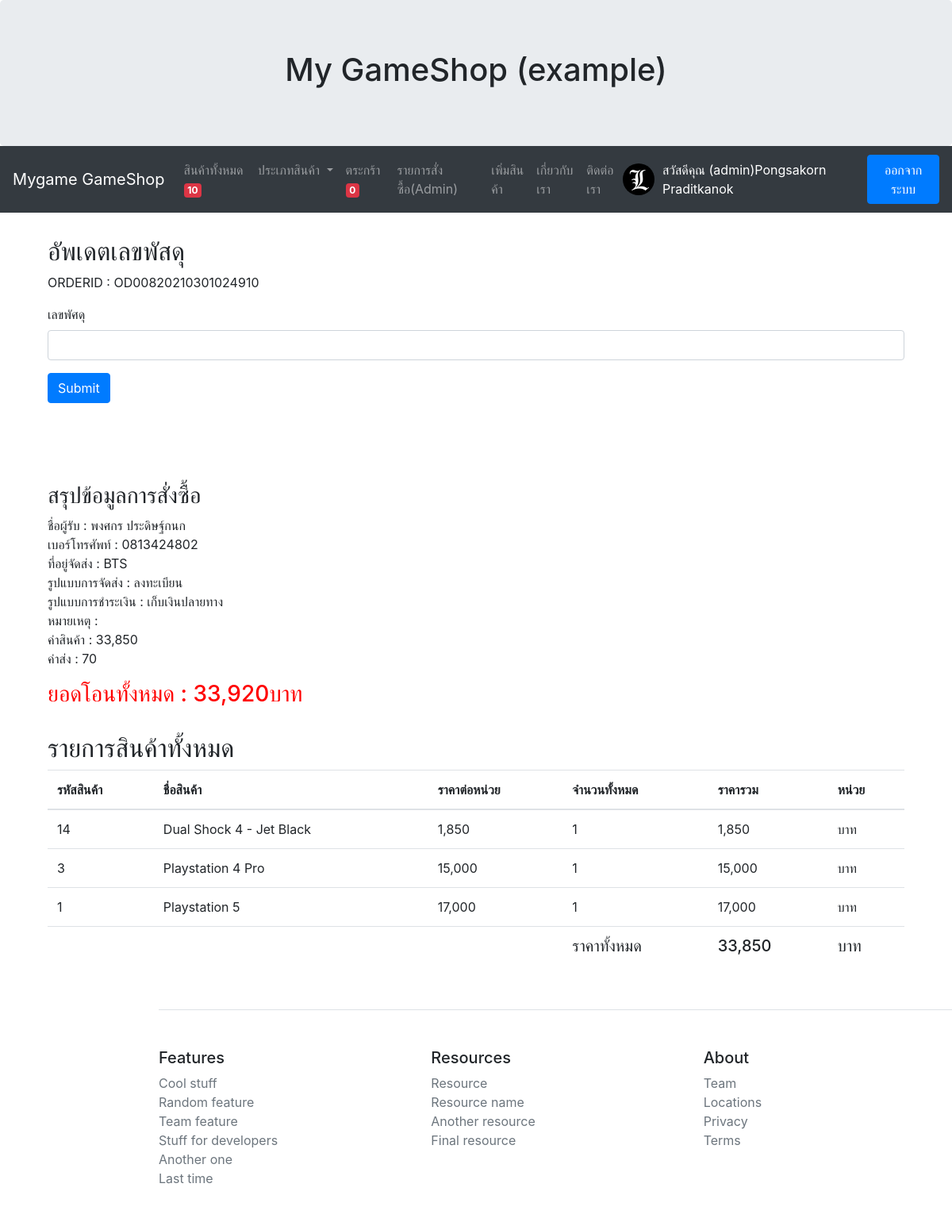
The page /updatetracking/OD00820210301024910/ (signed in) on the database its author committed.
### myapp/models.py (models this page shows, shortened)
class Profile(models.Model):
    user = models.OneToOneField(User ,on_delete=models.CASCADE)
    photo = models.ImageField(upload_to="photoprofile" ,null=True ,blank=True ,default="default-image.png")
    usertype = models.CharField(max_length=100 ,default='member')
    cartquan = models.IntegerField(default=0)

class OrderPending(models.Model):
    orderid = models.CharField(max_length=100)
    user = models.ForeignKey(User ,on_delete=models.CASCADE)
    name = models.CharField(max_length=100)
    tel = models.CharField(max_length=100)
    address = models.TextField()
    shipping = models.CharField(max_length=100)
    payment = models.CharField(max_length=100)
    other = models.TextField(blank=True ,null=True)
    stamp = models.DateTimeField(auto_now_add=True ,blank=True ,null=True)
    paid = models.BooleanField(default=False)
    confirmed = models.BooleanField(default=False)
    slip = models.ImageField(upload_to='slip',null=True ,blank=True)
    sliptime = models.CharField(max_length=100 ,null=True ,blank=True)
    paymentid = models.CharField(max_length=100 ,null=True ,blank=True)
    trackingnumber = models.CharField(max_length=100 ,null=True ,blank=True)

class OrderList(models.Model):
    orderid = models.CharField(max_length=100)
    productid = models.CharField(max_length=100)
    productname = models.CharField(max_length=100)
    price = models.IntegerField()
    quantity = models.IntegerField()
    total = models.IntegerField()

### myapp/views.py (the view, shortened to what this page needs)
# urls.py: path('updatetracking/<str:orderid>/' ,UpdateTracking ,name='updatetracking'),
def UpdateTracking(request,orderid):
    if request.user.profile.usertype != 'admin':
        return redirect('home-page')
    order = OrderPending.objects.get(orderid=orderid)
    odlist = OrderList.objects.filter(orderid=orderid)
    total = sum([ c.total for c in odlist])
    order.total = total
    count = sum([ c.quantity for c in odlist])
    if order.shipping == 'ems':
        shipcost = sum([50 if i == 0 else 10 for i in range(count)])
    else:
        shipcost = sum([30 if i == 0 else 10 for i in range(count)])
    if order.payment == 'cod':
        shipcost += 20
    order.shipcost = shipcost
    context = {'orderid':orderid
              ,'order':order
              ,'odlist':odlist
              ,'total':total
              ,'count':count}
    return render(request, 'myapp/updatetracking.html',context)

### myapp/templatetags/costom_tags.py (called while the page is built)
@register.simple_tag
def show_allproduct():
    count = Allproduct.objects.count()
    return count

@register.inclusion_tag('myapp/allcategory.html')
def all_category():
    cats = Category.objects.all()
    return {'allcats':cats}

### myapp/template/myapp/updatetracking.html (shortened to what this page needs)
{% extends 'myapp/base.html' %}
{% load humanize %}
{% block content %}
  <div class="container" style="margin-bottom: 100px;">
    <h2>อัพเดตเลขพัสดุ</h2>
    <p>ORDERID : {{orderid}}</p>
    <form method="POST">
      <div class="form-group">
        <label for="trackingnumber"> เลขพัศดุ </label>
        <input type="text" class="form-control" id="trackingnumber" name="trackingnumber">
      </div>
      <button type="submit" class="btn btn-primary">Submit</button>
    </form>
  </div>
  <div class="container">
    <h3>สรุปข้อมูลการสั่งซื้อ</h3>
    <p>
        ชื่อผู้รับ : {{order.name}} <br>
        เบอร์โทรศัพท์ : {{order.tel}} <br>
        ที่อยู่จัดส่ง : {{order.address}} <br>
        {% if order.shipping == 'ems' %}
            รูปแบบการจัดส่ง : ems
        {% else %}
            รูปแบบการจัดส่ง : ลงทะเบียน
        {% endif %} <br>
        {% if order.payment == 'transfer' %}
            รูปแบบการชำระเงิน : โอนเงินผ่านบัญชีธนาคาร
        {% else %}
            รูปแบบการชำระเงิน : เก็บเงินปลายทาง
        {% endif %} <br>
        หมายเหตุ : {{order.other}} <br>
        ค่าสินค้า : {{total|intcomma}} <br>
        ค่าส่ง : {{order.shipcost|intcomma}}
    </p>
    <h3 style="color: red;">ยอดโอนทั้งหมด : {{total|add:order.shipcost|intcomma}}บาท </h3>
    <br>
</div>
        <div class="container">
            <h2>รายการสินค้าทั้งหมด</h2>
        <table class="table">
              <thead>
                <tr>
                    <th>รหัสสินค้า</th>
                    <th>ชื่อสินค้า</th>
                    <th>ราคาต่อหน่วย</th>
                    <th>จำนวนทั้งหมด</th>
                    <th>ราคารวม</th>
                    <th>หน่วย</th>
                </tr>
              </thead>
              <tbody>
                {% for pd in odlist %}
                <tr>
                    <td>{{pd.productid}}</td>
                    <td>{{pd.productname}}</td>
                    <td>{{pd.price|intcomma}} </td>
                    <td>{{pd.quantity}}</td>
                    <td>{{pd.total|intcomma}}</td>
                    <td>บาท</td>
                </tr>
                {% endfor %}
                <tr>
                    <td></td>
                    <td></td>
                    <td></td>
                    <td><h5>ราคาทั้งหมด</h5></td>
                    <td><h5>{{total|intcomma}}</h5></td>
                    <td><h5>บาท</h5></td>
                </tr>
              </tbody>
        </table>
          </div>
{% endblock content%}

### myapp/template/myapp/base.html (shortened to what this page needs)
{% load costom_tags %}
<!DOCTYPE html>
<html lang="en">
<head>
  <link rel="stylesheet" href="https://maxcdn.bootstrapcdn.com/bootstrap/4.5.2/css/bootstrap.min.css">
  <link rel="stylesheet" href="https://cdnjs.cloudflare.com/ajax/libs/font-awesome/4.7.0/css/font-awesome.min.css">
</head>
<body>
  <div class="jumbotron text-center" id='padding'>
    <h1>My GameShop (example)</h1>
  </div>
  <nav class="navbar navbar-expand-sm bg-dark navbar-dark" >
    <a class="navbar-brand" href="{% url 'home-page' %}">Mygame GameShop</a>
    <div class="collapse navbar-collapse" id="collapsibleNavbar">
          <ul class="navbar-nav mr-auto">
            <li class="nav-item">
                <a class="nav-link" href="{% url 'allproduct-page' %}">สินค้าทั้งหมด <span class="badge badge-danger">{% show_allproduct %}</span></a>
            </li>
            <li class="nav-item dropdown">
                <a class="nav-link dropdown-toggle" href="#" id="dropdown01" data-toggle="dropdown" aria-haspopup="true"
                      aria-expanded="false">ประเภทสินค้า
                </a>
            </li>
    {% if user.is_authenticated and user.profile.usertype == 'admin' %}
            <li class="nav-item">
                <a class="nav-link" href="{% url 'mycart-page' %}">
                  ตระกร้า <span class="badge badge-danger"> {{user.profile.cartquan}}</span>
                </a>
            </li>
            <li class="nav-item">
              <a class="nav-link" href="{% url 'allorderlist-page' %}">
                รายการสั่งซื้อ(Admin)
              </a>
            </li>
            <li class="nav-item">
                <a class="nav-link" href="{% url 'addproduct-page' %}">เพิ่มสินค้า</a>
            </li>
    {% endif %}
                <li class="nav-item">
                  <a class="nav-link" href="{% url 'about-page' %}">เกี่ยวกับเรา</a>
              </li>
              <li class="nav-item">
                  <a class="nav-link" href="{% url 'contact-page' %}">ติดต่อเรา</a>
              </li>
        </ul>
    {% if user.is_authenticated %}
                <img src="{{user.profile.photo.url}}" alt="" width="40" height="40" class="rounded-circle">
                <p style="color: white; margin: 10px;">สวัสดีคุณ&nbsp{{user.first_name}} {{user.last_name}} </p>
                <a class="btn btn-primary" href="{% url 'logout' %}">ออกจากระบบ</a>
    {% else %}
                <a class="btn btn-primary" href="{% url 'register-page' %}">สมัครสมาชิก</a>&nbsp&nbsp&nbsp
                <a class="btn btn-primary" href="{% url 'login' %}">เข้าสู่ระบบ</a>
    {% endif %}
    </div>
  </nav>
<div class="container" style="margin-top: 30px ;" >
    {% block content %}
    {% endblock content%}
</div>
<footer class="pt-4 my-md-5 pt-md-5 border-top" id='footerpadding'>
        <div class="row" >
          <div class="col-6 col-md">
            <h5>Features</h5>
            <ul class="list-unstyled text-small">
              <li><a class="text-muted" href="#">Cool stuff</a></li>
              <li><a class="text-muted" href="#">Random feature</a></li>
              <li><a class="text-muted" href="#">Team feature</a></li>
              <li><a class="text-muted" href="#">Stuff for developers</a></li>
              <li><a class="text-muted" href="#">Another one</a></li>
              <li><a class="text-muted" href="#">Last time</a></li>
            </ul>
          </div>
          <div class="col-6 col-md">
            <h5>Resources</h5>
            <ul class="list-unstyled text-small">
              <li><a class="text-muted" href="#">Resource</a></li>
              <li><a class="text-muted" href="#">Resource name</a></li>
              <li><a class="text-muted" href="#">Another resource</a></li>
              <li><a class="text-muted" href="#">Final resource</a></li>
            </ul>
          </div>
          <div class="col-6 col-md">
            <h5>About</h5>
            <ul class="list-unstyled text-small">
              <li><a class="text-muted" href="#">Team</a></li>
              <li><a class="text-muted" href="#">Locations</a></li>
              <li><a class="text-muted" href="#">Privacy</a></li>
              <li><a class="text-muted" href="#">Terms</a></li>
            </ul>
          </div>
        </div>
      </footer>
</body>
</html>

### myapp/template/myapp/base.html (style rules this page uses)
#padding { margin-bottom: 0px; }
#footerpadding { margin-left: 200px; }

### rows shown on the page
OrderPending: name "พงศกร ประดิษฐ์กนก", tel "0813424802", address "BTS", shipcost "70", shipcost "33,920"
OrderList: productid "14", productname "Dual Shock 4 - Jet Black", price "1,850", quantity "1", total "1,850"
OrderList: productid "3", productname "Playstation 4 Pro", price "15,000", quantity "1", total "15,000"
OrderList: productid "1", productname "Playstation 5", price "17,000", quantity "1", total "17,000"

### other values the page prints
{{ user.profile.cartquan }} "0"
{{ user.first_name }} "(admin)Pongsakorn"
{{ user.last_name }} "Praditkanok"
{{ orderid }} "OD00820210301024910"
{{ total|intcomma }} "33,850"
